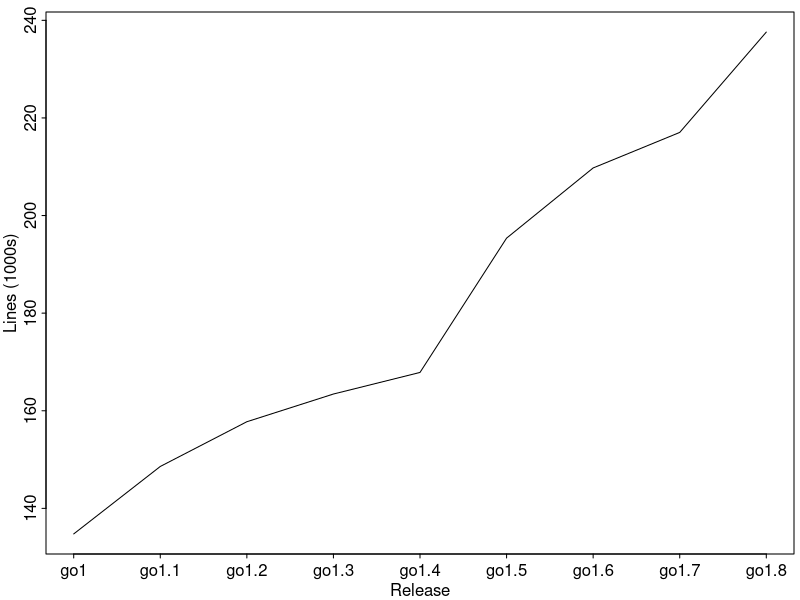

R code for this plot:
pdf("gocode.pdf", width=6, height=3)

d <- data.frame(
    release=c("go1", "go1.1", "go1.2", "go1.3", "go1.4", "go1.5", "go1.6", "go1.7", "go1.8"),
    lines=c(134764, 148589, 157755, 163431, 167855, 195370, 209755, 217034, 237592)
)

par(mar=c(2.3, 2.3, 0.6, 0.3))
par(mgp=c(1.3, 0.3, 0))
par(tcl=-0.2)

plot(d$lines/1000, type="l", ylab="Lines (1000s)", xaxt="n", xlab="Release")
axis(1, at=1:length(d$release), labels=d$release)

dev.off()
